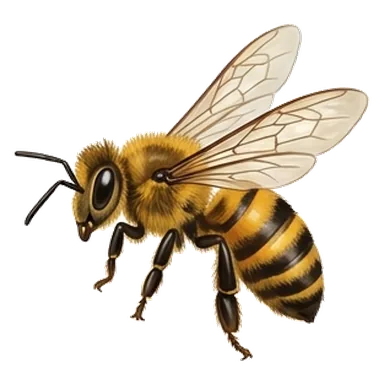
#> input picture ilustracoes/abelha.webp, 384 x 384 px
$ python gerar_icones_arte.py ../ilustracoes/abelha.webp
#> lines starting #> are read from the running program, lines starting #| are printed output that depends on the picture
"""Gera os ícones do app Android, as telas de abertura e os ícones da web a partir da arte do ícone,
sem cortar nenhum detalhe dela.
No ícone adaptativo, a arte enche a máscara do celular (78 dp de 108) sobre uma versão desfocada dela mesma, sem anel de cor em volta.

A arte pode vir com a própria moldura (o quadrado arredondado desenhado) sobre um fundo liso (branco,
escuro etc.). O script apaga esse fundo de fora da moldura e encaixa a arte INTEIRA em cada formato:
nenhum pedaço da moldura, das letras ou das frutas que saem dela fica de fora.

Uso:  python gerar_icones_arte.py ARTE.png PASTA_RES [--cor #RRGGBB] [--web SAIDA_192.png ...] [--loja SAIDA_512.png ...] [--ios SAIDA_1024.png]
  ARTE.png   arte quadrada (de preferência 1024 x 1024 ou maior)
  PASTA_RES  android/app/src/main/res do projeto Capacitor (use "-" para só gerar --web e --loja)
  --cor      cor de fundo do ícone adaptativo, da loja e da tela de abertura (sem ela, usa a cor da borda da moldura)
Precisa do Pillow (pip install pillow).
"""
import math, os, sys
from PIL import Image, ImageChops, ImageDraw, ImageFilter, ImageStat

DENS = {'mdpi': 1, 'hdpi': 1.5, 'xhdpi': 2, 'xxhdpi': 3, 'xxxhdpi': 4}
MAGENTA = (255, 0, 255)

# [50 lines left out: functions recorte, raio_max, cor_moldura, encaixe, not called in this run]

LADO_FRENTE = 78   # dp da arte no ícone adaptativo (camada de 108 dp; a máscara mostra ~72 dp): a máscara corta dentro da arte

# [5 lines left out: function fundo_arte, not called in this run]

def cheio(rgba, tam, lado_dp=LADO_FRENTE):
    """Ícone em que a arte enche a máscara: arte grande sobre a versão desfocada dela mesma."""
    t = fundo_arte(rgba, tam); t.alpha_composite(encaixe(rgba, tam, tam * lado_dp / 108)); return t

def main():
    args = sys.argv[1:]; cor = None
    if '--cor' in args:
        i = args.index('--cor'); hx = args[i + 1].lstrip('#'); cor = tuple(int(hx[j:j + 2], 16) for j in (0, 2, 4)); del args[i:i + 2]
    arte = Image.open(args[0]).convert('RGB'); res = args[1]
#> after `arte = Image.open(args[0]).convert('RGB')`:
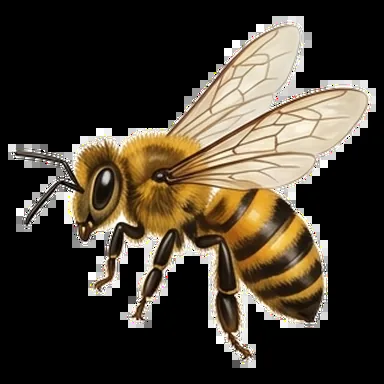
#> arte: PIL image 384x384 RGB; mean R, G, B 69, 60.4, 47.8
    w, h = arte.size; s = min(w, h); arte = arte.crop(((w - s) // 2, (h - s) // 2, (w - s) // 2 + s, (h - s) // 2 + s))
    if s < 1024: arte = arte.resize((1024, 1024), Image.LANCZOS)
    tile = recorte(arte); r = raio_max(tile)
    cor = cor or cor_moldura(tile); hexa = '#%02X%02X%02X' % cor
    # Lado da arte para caber num círculo de raio R (em px): lado * r <= R
    cabe = lambda R: R / r
    if res != '-':
        for d, k in DENS.items():
            pasta = os.path.join(res, 'mipmap-' + d); os.makedirs(pasta, exist_ok=True)
            t = int(108 * k)   # adaptativo: a zona segura é o círculo de 66 dp no meio dos 108 dp
            encaixe(tile, t, t * LADO_FRENTE / 108).save(os.path.join(pasta, 'ic_launcher_foreground.png'))
            fundo_arte(tile, t).convert('RGB').save(os.path.join(pasta, 'ic_launcher_background.png'))
            t = int(48 * k)    # ícones antigos (Android 7 ou anterior)
            encaixe(tile, t, t * .96).save(os.path.join(pasta, 'ic_launcher.png'))
            m = Image.new('L', (t * 4, t * 4), 0); ImageDraw.Draw(m).ellipse((0, 0, t * 4 - 1, t * 4 - 1), fill=255)
            r_ = cheio(tile, t, 76); r_.putalpha(m.resize((t, t), Image.LANCZOS)); r_.save(os.path.join(pasta, 'ic_launcher_round.png'))
        os.makedirs(os.path.join(res, 'values'), exist_ok=True)
        with open(os.path.join(res, 'values', 'ic_launcher_background.xml'), 'w', encoding='utf-8') as f:
            f.write('<?xml version="1.0" encoding="utf-8"?>\n<resources>\n    <color name="ic_launcher_background">%s</color>\n</resources>\n' % hexa)
        # ícone adaptativo: fundo = arte desfocada (bitmap), frente = arte grande
        pasta = os.path.join(res, 'mipmap-anydpi-v26'); os.makedirs(pasta, exist_ok=True)
        for nome in ('ic_launcher.xml', 'ic_launcher_round.xml'):
            with open(os.path.join(pasta, nome), 'w', encoding='utf-8') as f:
                f.write('<?xml version="1.0" encoding="utf-8"?>\n<adaptive-icon xmlns:android="http://schemas.android.com/apk/res/android">\n'
                        '    <background android:drawable="@mipmap/ic_launcher_background"/>\n    <foreground android:drawable="@mipmap/ic_launcher_foreground"/>\n</adaptive-icon>\n')
        # telas de abertura: a arte inteira no centro, sobre a cor de fundo
        for pasta in sorted(os.listdir(res)):
            arq = os.path.join(res, pasta, 'splash.png')
            if not (pasta.startswith('drawable') and os.path.exists(arq)): continue
            sw, sh = Image.open(arq).size; t = int(min(sw, sh) * .62)
            tela = Image.new('RGBA', (sw, sh), cor + (255,)); tela.alpha_composite(encaixe(tile, t, t), ((sw - t) // 2, (sh - t) // 2))
            tela.convert('RGB').save(arq)
    modo = None
    for x in args[2:]:
        if x in ('--web', '--loja', '--ios'): modo = x; continue
        os.makedirs(os.path.dirname(x) or '.', exist_ok=True)
        n = 512 if '512' in os.path.basename(x) else 192
        if modo == '--ios':
            # App Store: 1024 × 1024, sem transparência; o iOS arredonda os cantos sozinho
            encaixe(tile, 1024, 1024 * .9, cor).convert('RGB').save(x); continue
        if modo == '--loja':
            # a Play Store pede quadrado cheio e arredonda os cantos (raio de 20%): a arte fica num quadrado
            # arredondado de 20% de raio e sobra margem para a máscara não cortar nada
            encaixe(tile, 512, 512 * .9, cor).convert('RGB').save(x)
        else:
            encaixe(tile, n, n * .96).save(x)   # web: a própria moldura da arte, cantos transparentes
    print('ícones gerados; cor de fundo', hexa, '; raio da arte %.3f' % r)

#> (the run stopped early here; a loop or call above may not have finished)

$ run again, on ilustracoes/ave.webp
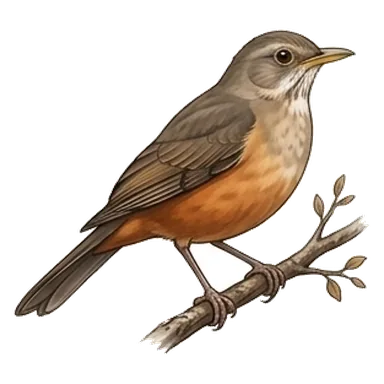
#> input picture ilustracoes/ave.webp, 384 x 384 px
#> in main, `arte = Image.open(args[0]).convert('RGB')`:
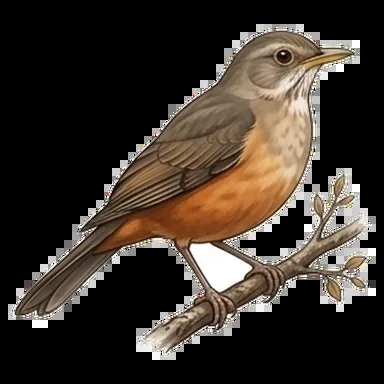
#> arte: PIL image 384x384 RGB; mean R, G, B 59.9, 51.1, 43

$ run again, on ilustracoes/baleia.webp
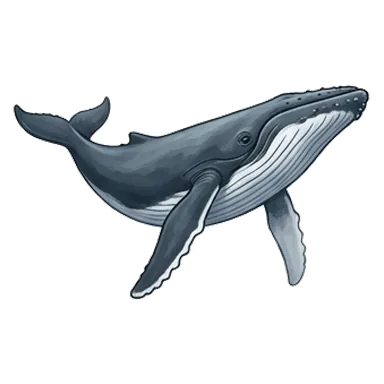
#> input picture ilustracoes/baleia.webp, 384 x 384 px
#> in main, `arte = Image.open(args[0]).convert('RGB')`:
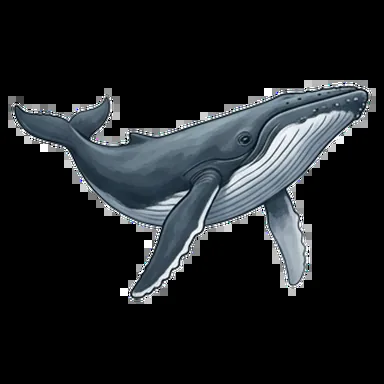
#> arte: PIL image 384x384 RGB; mean R, G, B 29.6, 33, 35.4

$ run again, on ilustracoes/barata.webp
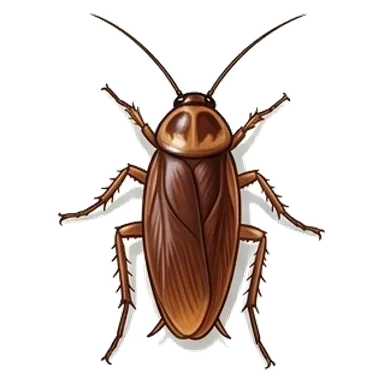
#> input picture ilustracoes/barata.webp, 384 x 384 px
#> in main, `arte = Image.open(args[0]).convert('RGB')`:
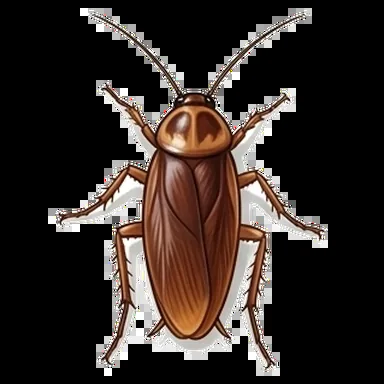
#> arte: PIL image 384x384 RGB; mean R, G, B 51.8, 42.9, 38.7
